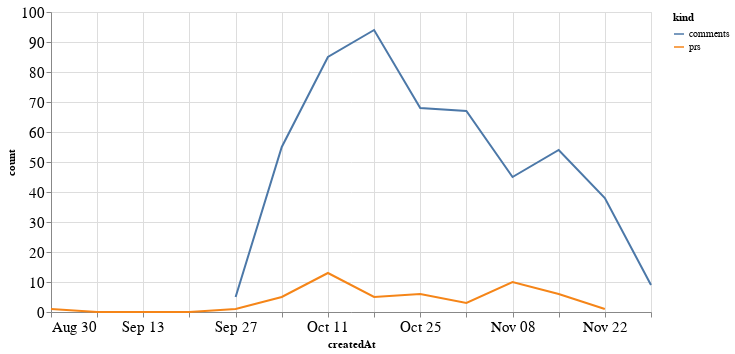

The cell this chart's notebook holds for it:
### Code cell
alt.Chart(total_time, width=600).mark_line().encode(
    x='createdAt',
    y='count',
    color='kind'
)

### Figure 1 — Vega-Lite specification as saved in the notebook (floating-point values rounded to 4 significant figures)
{"config": {"axisLeft": {"labelFontSize": 15}, "axisBottom": {"labelFontSize": 15}}, "data": {"name": "data-8304fc0ba1ba0e271d1d2cefda5c20ce"}, "mark": "line", "encoding": {"color": {"type": "nominal", "field": "kind"}, "x": {"type": "temporal", "field": "createdAt"}, "y": {"type": "quantitative", "field": "count"}}, "width": 600, "$schema": "https://vega.github.io/schema/vega-lite/v4.8.1.json", "datasets": {"data-8304fc0ba1ba0e271d1d2cefda5c20ce": [{"createdAt": "2020-08-30T00:00:00", "kind": "prs", "count": 1.0}, {"createdAt": "2020-09-06T00:00:00", "kind": "prs", "count": 0.0}, {"createdAt": "2020-09-13T00:00:00", "kind": "prs", "count": 0.0}, {"createdAt": "2020-09-20T00:00:00", "kind": "prs", "count": 0.0}, {"createdAt": "2020-09-27T00:00:00", "kind": "prs", "count": 1.0}, {"createdAt": "2020-10-04T00:00:00", "kind": "prs", "count": 5.0}, {"createdAt": "2020-10-11T00:00:00", "kind": "prs", "count": 13.0}, {"createdAt": "2020-10-18T00:00:00", "kind": "prs", "count": 5.0}, {"createdAt": "2020-10-25T00:00:00", "kind": "prs", "count": 6.0}, {"createdAt": "2020-11-01T00:00:00", "kind": "prs", "count": 3.0}, {"createdAt": "2020-11-08T00:00:00", "kind": "prs", "count": 10.0}, {"createdAt": "2020-11-15T00:00:00", "kind": "prs", "count": 6.0}, {"createdAt": "2020-11-22T00:00:00", "kind": "prs", "count": 1.0}, {"createdAt": "2020-11-29T00:00:00", "kind": "prs", "count": null}, {"createdAt": "2020-08-30T00:00:00", "kind": "comments", "count": null}, {"createdAt": "2020-09-06T00:00:00", "kind": "comments", "count": null}, {"createdAt": "2020-09-13T00:00:00", "kind": "comments", "count": null}, {"createdAt": "2020-09-20T00:00:00", "kind": "comments", "count": null}, {"createdAt": "2020-09-27T00:00:00", "kind": "comments", "count": 5.0}, {"createdAt": "2020-10-04T00:00:00", "kind": "comments", "count": 55.0}, {"createdAt": "2020-10-11T00:00:00", "kind": "comments", "count": 85.0}, {"createdAt": "2020-10-18T00:00:00", "kind": "comments", "count": 94.0}, {"createdAt": "2020-10-25T00:00:00", "kind": "comments", "count": 68.0}, {"createdAt": "2020-11-01T00:00:00", "kind": "comments", "count": 67.0}, {"createdAt": "2020-11-08T00:00:00", "kind": "comments", "count": 45.0}, {"createdAt": "2020-11-15T00:00:00", "kind": "comments", "count": 54.0}, {"createdAt": "2020-11-22T00:00:00", "kind": "comments", "count": 38.0}, {"createdAt": "2020-11-29T00:00:00", "kind": "comments", "count": 9.0}]}}
